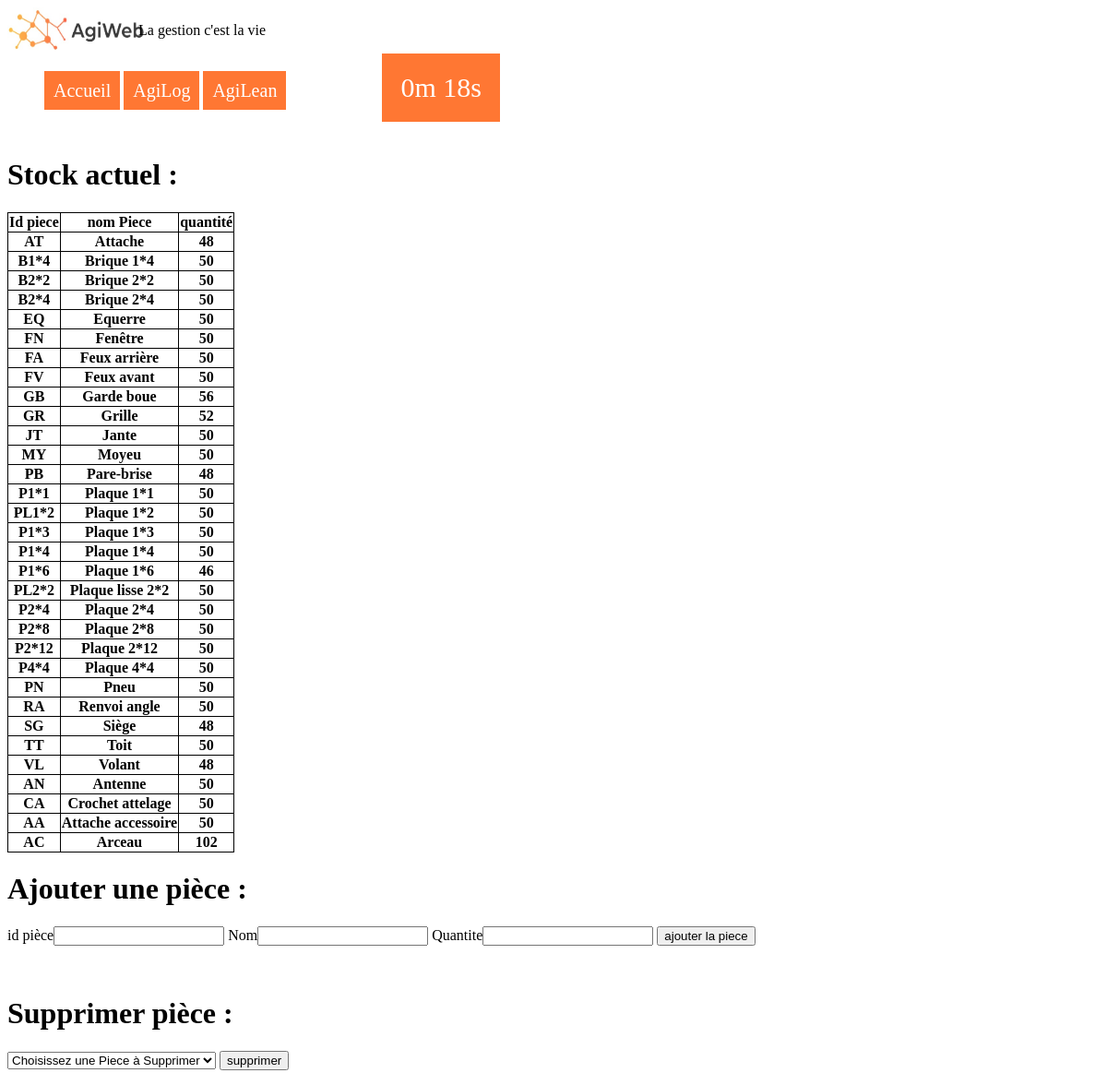
Before: /Agilog/Initialisation/Ajout_piece with the older database file.
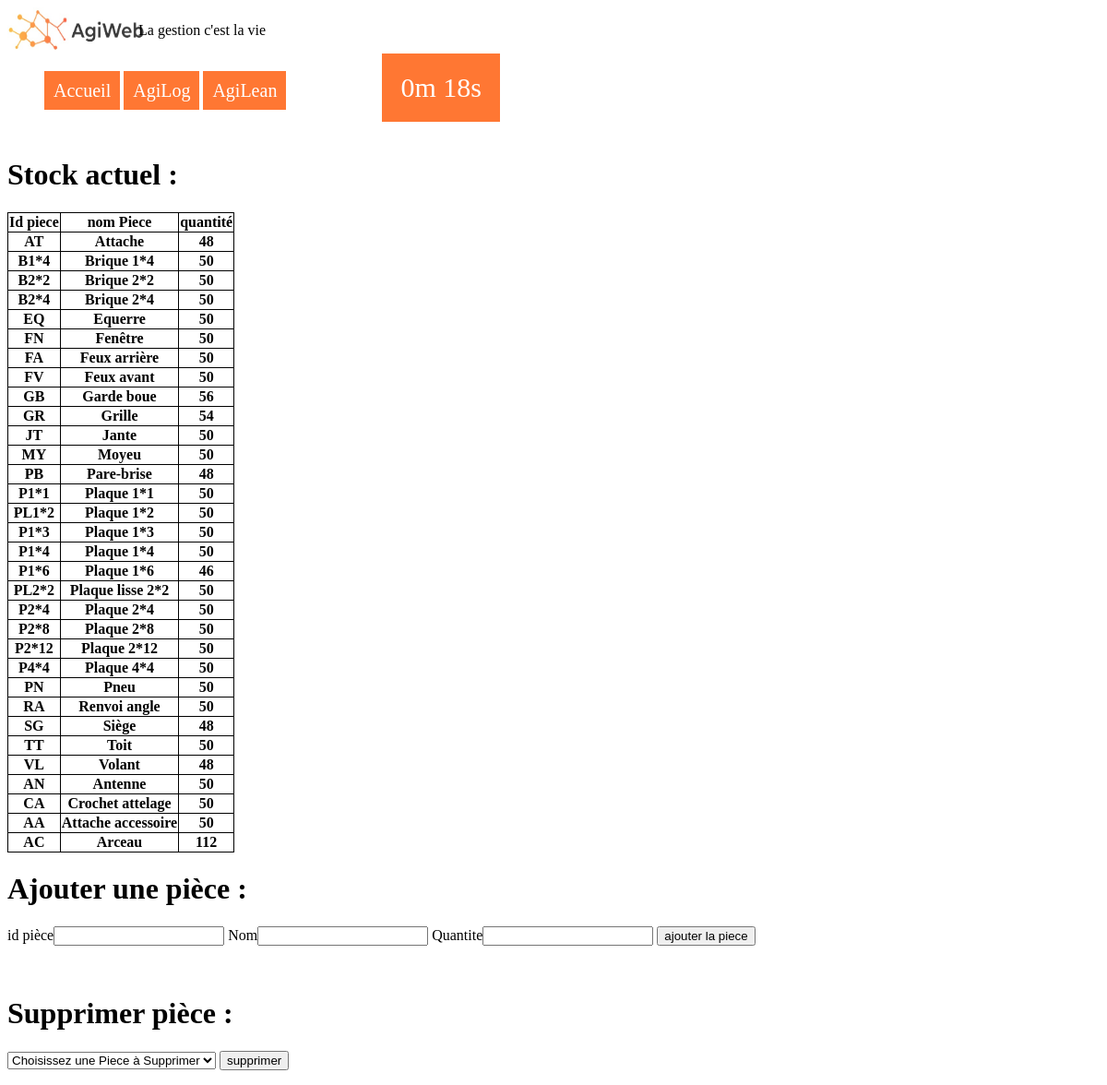
After: the same page with the newer database file.
### tables this page shows
CREATE TABLE "piece" (
	"id"	TEXT NOT NULL,
	"nom"	TEXT NOT NULL,
	"quantite"	INTEGER NOT NULL,
	"seuil_recomp"	INTEGER,
	"stock_secu"	INTEGER,
	"delai_reappro"	INTEGER,
	"a_commander"	INTEGER,
	"fournisseur"	INTEGER,
	PRIMARY KEY("id")
);

### run.py (the view, shortened to what this page needs)
@app.route('/Agilog/Initialisation/Ajout_piece', methods=['GET', 'POST'])#recupere 2 variable nom et prnom et les ajoutent a la base de données (a modifier pour mettre piece et quantite)
def ajout_piece():
    err_quant = ''
    msg=''
    con = lite.connect(cheminbdd) #attention chez toi c'est pas rangé au meme endroit
    con.row_factory = lite.Row
    cur = con.cursor()
    cur.execute("SELECT id, nom, quantite FROM piece")
    liste_id = cur.fetchall()
    if not request.method == 'POST':
        con.close()
        return render_template('ajout_piece.html',liste_id=liste_id, err_quant= "", msg="")
    return render_template('ajout_piece.html', liste_id=liste_id, err_quant= err_quant, msg=msg); # LES PROGRAMMEURS a retoucher / separer  fonctions

### Templates/ajout_piece.html (shortened to what this page needs)
<html lang="en" dir="ltr">
	{% include "head.html" %}
	<body>
	{% include "Navbar.html" %} <br/>
	<h1>Stock actuel :</h1>
	<table>
		<tr>
			<th>Id piece</th>
			<th>nom Piece</th>
			<th>quantité</th>
		</tr>
		{% for piece in liste_id %}
		<tr>
			<th>{{piece['id']}}</th>
			<th>{{piece['nom']}}</th>
			<th>{{piece['quantite']}}</th>
		</tr>
		{%endfor%}
	</table>
	<h1>Ajouter une pièce :</h1>
	<form action="{{url_for('ajout_piece')}}" method="post">
		<label for="ide">id pièce</label><input type="text" name="ide" value="">
		<label for="nom">Nom</label><input type="text" name="nome" value="">
		<label for="quantite">Quantite</label><input type="text" name="quantitee" value="">
		<input type="submit" value="ajouter la piece">
	</form> <br/>
	<h1>Supprimer pièce :</h1>
	<form action="{{url_for('supprimer_piece')}}" method="post">
			<select name='nomdele'>
				<option value='0'>Choisissez une Piece à Supprimer</option>
			</select>
			<input type="submit" value="supprimer">
	</form>
	</body>
</html>

### Templates/head.html (shortened to what this page needs)
<head>
  <link rel="stylesheet" type="text/css" href="{{url_for("static", filename="accueil.css")}}">
</head>

### Templates/Navbar.html
<header>
  <div id="content">
    <div id="photo">
      <img class="logo" src="{{url_for("static",filename="logo.jpg")}}" alt="description" />
    </div>
    <div id="proverbe">
      <p> La gestion c'est la vie </p>
    </div>
  </div>
</header>
<div id="extending-nav">
  <div class="leftbox">
    <nav class="menu-nav">
      <ul>
        <li class="bouton">
          <a href="{{url_for('index')}}"> Accueil </a>
        </li>
        <li class="bouton">
          <a href="{{url_for('agilog')}}" rel="nofollow">
          AgiLog </a>
        </li>
        <li class="bouton">
          <a href="{{url_for('agilean')}}" rel="nofollow">
          AgiLean </a>
        </li>
      </ul>
    </nav>
  </div>
  <div class="rightbox">
    <p id="chrono" chrono="16"></p>
  </div>
</div>

### Static/accueil.css (style rules this page uses)
.logo { width:150px ; height:50px ; float : left ; }
table { border-collapse: collapse; }
td,th { border-style: solid; border: 1px, solid black; }
div#content div { display :inline-block; width: 12%; }
div#content div#photo { float:left; }
div#content div#proverbe { vertical-align: top; }
nav.menu-nav ul li.bouton { list-style-type: none; display :inline-block; }
nav.menu-nav ul li.bouton a { color:white; background-color:FF7733; text-decoration: none; padding:10px; font-size:20px; }
div#extending-nav div { display :inline-block; }
div#extending-nav .leftbox { margin-right: 100px; }
#chrono { background-color:#FF7733; color:white; margin:0px; font-size: 30px; padding: 20px; }
td,th { border: 1px solid black; }

Changed rows visible on the page:
changed piece "GR": quantite "52" → "54"
changed piece "AC": quantite "102" → "112"
